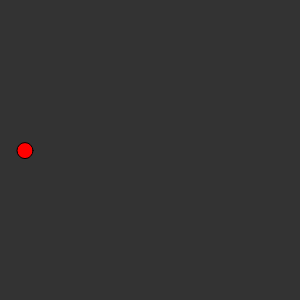
Frame 1 (no input)
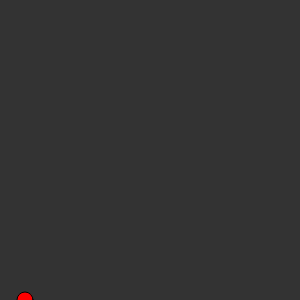
Frame 60 (no input)
Frame 120 (the mouse pressed at the canvas centre since frame 60): identical to frame 60, image omitted

The p5.js sketch that drew these frames (run headless with seeded random() and noise() and a simulated clock; from frame 60 on, the mouse is pressed at the canvas centre):

// p5.js sketch
// ── sketch.js
var bird;

function setup() {
    createCanvas(300, 300);
    bird = new Bird();
}

function draw() {
    background(51);

    bird.update();
    bird.show();
}

function mousePressed() {
    bird.flapp();
}
// ── bird.js
function Bird() {
    this.x = 25;
    this.y = height / 2;
    this.gravity = 0.1;
    this.velocity = 0;

    this.update = ()=>{
        this.velocity += this.gravity;
        this.velocity += 0.5;
        this.y += this.velocity;

        if (this.y > height ){
            this.y = height;
            this.velocity = 0;
        }

        if (this.y < 0){
            this.y = 0;
            this.velocity = 0;
        }
    }

    this.show = () => {
        fill(255, 0, 0);
        ellipse(this.x, this.y, 16, 16);
    }

    this.flapp = ()=>{
        this.velocity -= 15;
    }
}
